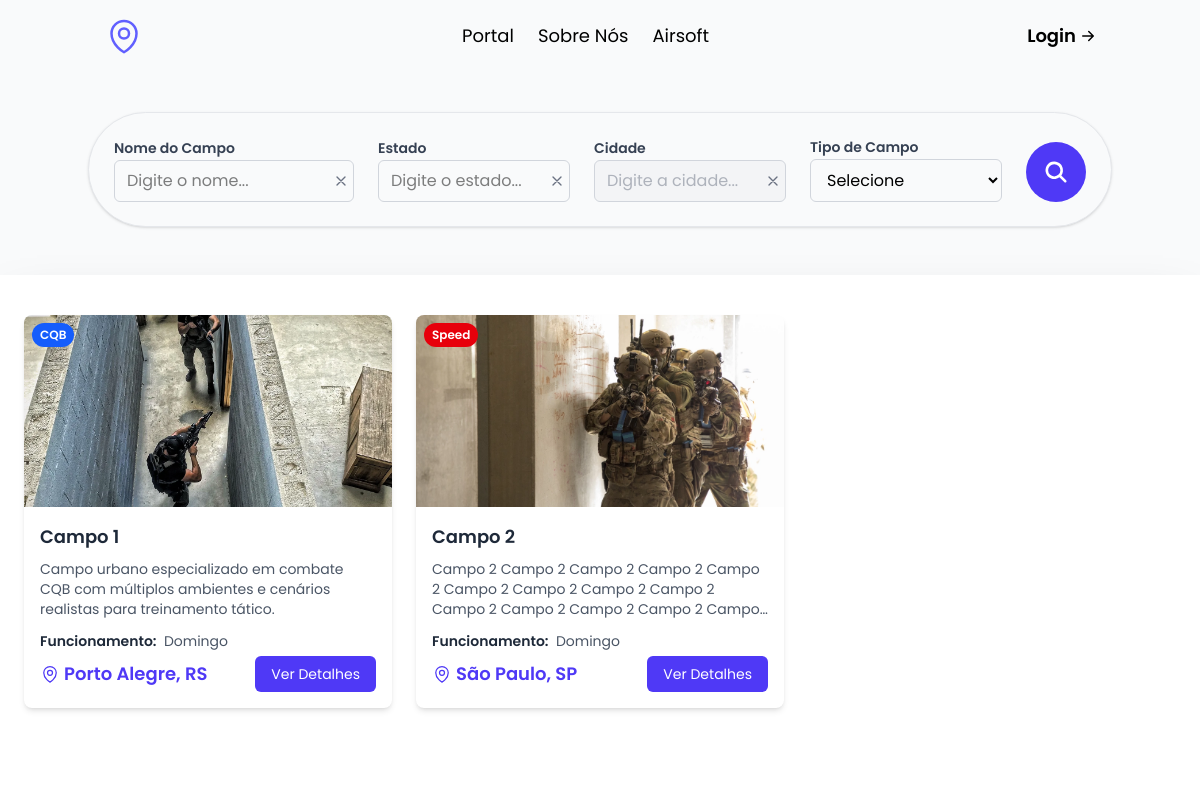
The app's page /, older data.
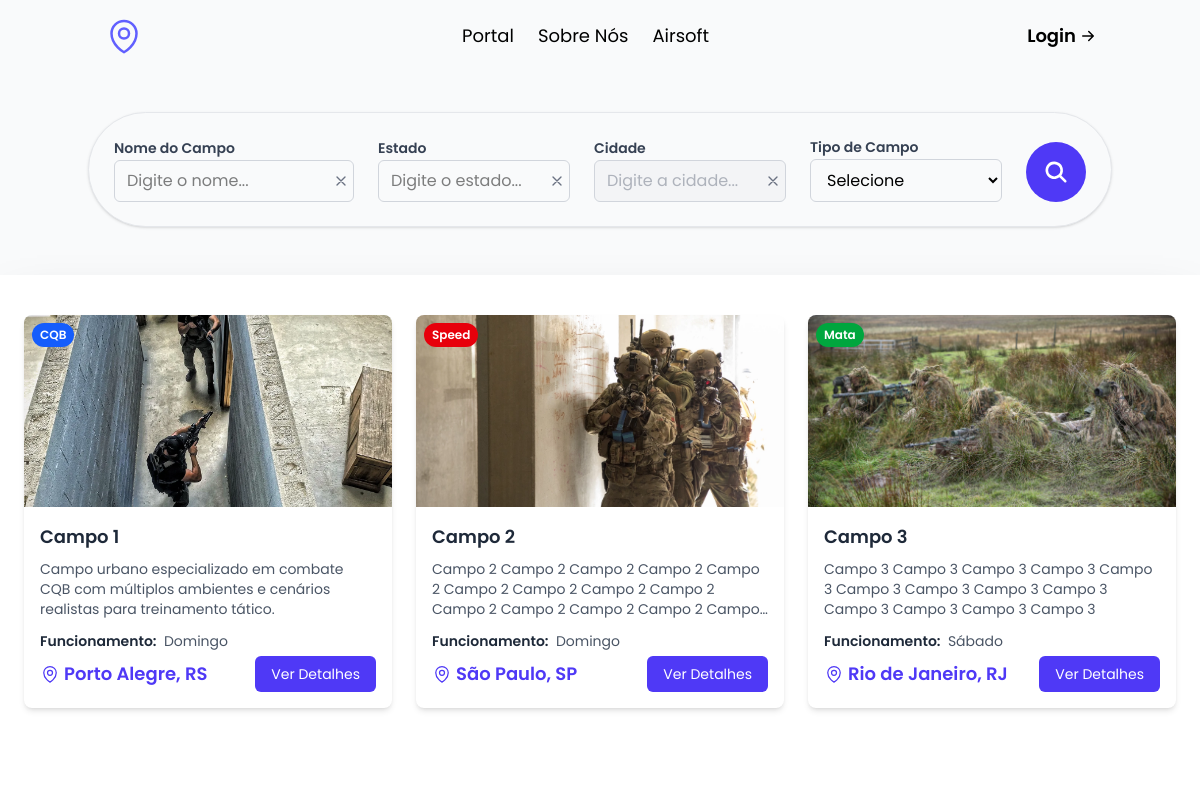
The same page, newer data.
### fields/models.py (models this page shows, shortened)
class Field(models.Model):
    FIELD_TYPE_CHOICES = [
        ('CQB', 'CQB'),
        ('MATA', 'Mata'),
        ('MISTO', 'Misto'),
        ('SPEED', 'Speed'),
    ]
    field_name = models.CharField(max_length=200, verbose_name="Nome do campo", blank=False, null=False)
    field_type = models.CharField(max_length=10, choices=FIELD_TYPE_CHOICES, verbose_name="Tipo de Campo", blank=False, null=False)
    address = models.TextField(verbose_name="Endereço", blank=False, null=False)
    state = models.CharField(max_length=100, verbose_name="Estado", blank=False, null=False)
    state_abbreviation = models.CharField(max_length=2, verbose_name="Abreviação do Estado", blank=False, null=False)
    city = models.CharField(max_length=100, verbose_name="Cidade", blank=False, null=False)
    phone = models.CharField(validators=[
        MinLengthValidator(15),
        MaxLengthValidator(15)],
        verbose_name="Telefone", blank=False, null=False)
    description = models.TextField(validators=[MinLengthValidator(60)], verbose_name="Descrição", blank=False, null=False)
    operating_hours = models.TextField(verbose_name="Horário de funcionamento", blank=False, null=False)
    visible = models.BooleanField(default=True, verbose_name="Visível", blank=False, null=False)
    organizer = models.ForeignKey(settings.AUTH_USER_MODEL, on_delete=models.CASCADE, verbose_name="Organizador", blank=False, null=False)
    class Meta:
        verbose_name = "Campo"
        verbose_name_plural = "Campos"
        constraints = [
            models.CheckConstraint(check=~Q(field_name=''), name='field_field_name_not_empty'),
            models.CheckConstraint(check=~Q(address=''), name='field_address_not_empty'),
            models.CheckConstraint(check=~Q(state=''), name='field_state_not_empty'),
            models.CheckConstraint(check=~Q(state_abbreviation=''), name='field_state_abbrev_not_empty'),
            models.CheckConstraint(check=~Q(city=''), name='field_city_not_empty'),
            models.CheckConstraint(check=~Q(phone=''), name='field_phone_not_empty'),
            models.CheckConstraint(check=~Q(description=''), name='field_description_not_empty'),
            models.CheckConstraint(check=~Q(operating_hours=''), name='field_operating_hours_not_empty'),
        ]

class FieldPhoto(models.Model):
    field = models.ForeignKey(Field, on_delete=models.CASCADE, related_name='photos', verbose_name="Campo", blank=False, null=False)
    photo = models.ImageField(upload_to='field_photos/', verbose_name="Foto", blank=False, null=False)
    class Meta:
        verbose_name = "Foto do campo"
        verbose_name_plural = "Fotos dos campos"

### fields/views.py (the view)
# urls.py: path("", views.index, name="index"),
def index(request):
    filter_mapping = {
        'field_name': 'field_name__icontains',
        'field_state': 'state',
        'field_city': 'city',
        'field_type': 'field_type',
    }
    fields = Field.objects.all().filter(visible=True)
    applied_filters = {}
    params = {}
    for get_param, model_field in filter_mapping.items():
        query_value = request.GET.get(get_param)
        value = query_value.strip() if query_value else None
        if value:
            filter_args = {model_field: value}
            applied_filters[get_param] = value
            fields = fields.filter(**filter_args)
            params[get_param] = value
    paginator = Paginator(fields, 6)
    page_number = request.GET.get('page')
    page_obj = paginator.get_page(page_number)
    base_qs = urlencode(params)
    base_qs = f"{base_qs}&" if base_qs else ""
    return render(request, "fields/index.html", {
            'fields': page_obj,
            'applied_filters': applied_filters,
            'base_qs': base_qs
        })

### fields/templates/fields/index.html (shortened to what the changed rows need)
{% extends "fields/base.html" %}
{% load static %}
{% block content %}
<div class="flex-1 bg-white pt-10 shadow-2xl">
  <div
    class="grid grid-cols-1 md:grid-cols-2 lg:grid-cols-3 gap-6 max-w-7xl mx-auto pl-6 pr-6 mb-8"
  >
    {% if fields %}
      {% for field in fields %}
        <div
          class="bg-white rounded-lg shadow-md hover:shadow-lg transition-shadow duration-300 overflow-hidden"
        >
          <div class="relative">
            <img
              src="{{ field.photos.first.photo.url }}"
              alt="Campo de Airsoft"
              class="w-full h-48 object-cover"
            />
            <div
              class="absolute top-2 left-2 text-white px-2 py-1 rounded-full text-xs font-semibold
              {% if field.field_type == 'MISTO' %}
              bg-yellow-500
              {% elif field.field_type == 'MATA' %}
              bg-green-600
              {% elif field.field_type == 'CQB' %}
              bg-blue-600
              {% elif field.field_type == 'SPEED' %}
              bg-red-600
              {% endif %}"
            >
              {{ field.get_field_type_display }}
            </div>
          </div>
          <div class="p-4">
            <h3 class="font-semibold text-lg text-gray-800 mb-2">{{ field.field_name }}</h3>
            <p class="text-gray-600 text-sm mb-3 line-clamp-3">
              {{ field.description }}
            </p>
            <p class="text-gray-600 text-sm line-clamp-1">
                <span class="font-semibold text-gray-800 mr-1">
                  Funcionamento:
                </span>
                {{ field.operating_hours }}
            </p>
            <div class="flex items-center justify-between mt-1.25">
              <span class="flex flex-row items-center text-indigo-600 font-semibold text-lg">
              {{ field.city }}, {{ field.state_abbreviation }}</span>
              <button
                data-field-name="{{ field.field_name }}"
                data-field-type="{{ field.get_field_type_display}}"
                data-field-phone="{{ field.phone }}"
                data-field-state="{{ field.state }}"
                data-field-city="{{ field.city }}"
                data-field-address="{{ field.address }}"
                data-field-description="{{ field.description }}"
                data-field-hours="{{ field.operating_hours }}"
                data-field-image-url="{{ field.photos.first.photo.url }}"
                class="details-field bg-indigo-600 hover:cursor-pointer hover:bg-indigo-700 text-white px-4 py-2 rounded-md text-sm transition-colors"
              >
                Ver Detalhes
              </button>
            </div>
          </div>
        </div>
      {% endfor %}
    {% else %}
      <p class="text-center col-span-3 text-gray-500">Nenhum campo encontrado.</p>
    {% endif %}
  </div>
</div>
{% endblock %}

Row changes from the older to the newer data that the page shows:
added Field: photos.first.photo (picture), field_type "Mata", field_name "Campo 3", description "Campo 3 Campo 3 Campo 3 Campo 3 Campo 3 Campo 3 Campo 3 Campo 3 Campo 3 Campo 3 Campo 3 Campo 3 Campo 3", operating_hours "Sábado", city "Rio de Janeiro", state_abbreviation "RJ"
